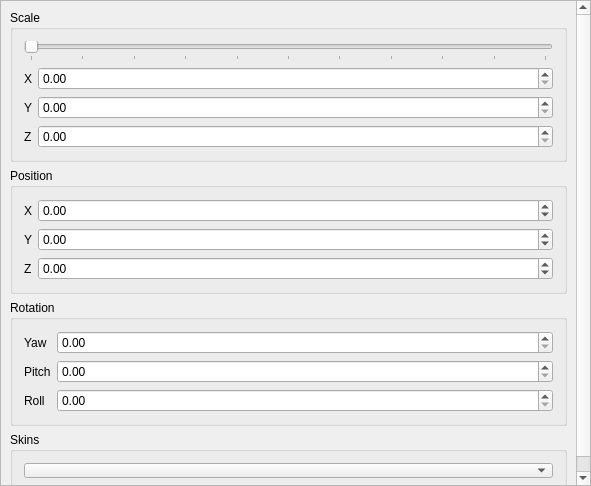
<?xml version="1.0" encoding="UTF-8"?>
<ui version="4.0">
 <class>ModelControlClass</class>
 <widget class="QWidget" name="ModelControlClass">
  <property name="geometry">
   <rect>
    <x>0</x>
    <y>0</y>
    <width>591</width>
    <height>486</height>
   </rect>
  </property>
  <property name="windowTitle">
   <string>ModelControl</string>
  </property>
  <layout class="QVBoxLayout" name="verticalLayout_5">
   <property name="leftMargin">
    <number>0</number>
   </property>
   <property name="topMargin">
    <number>0</number>
   </property>
   <property name="rightMargin">
    <number>0</number>
   </property>
   <property name="bottomMargin">
    <number>0</number>
   </property>
   <item>
    <widget class="QScrollArea" name="scrollArea">
     <property name="widgetResizable">
      <bool>true</bool>
     </property>
     <widget class="QWidget" name="scrollAreaWidgetContents">
      <property name="geometry">
       <rect>
        <x>0</x>
        <y>0</y>
        <width>589</width>
        <height>484</height>
       </rect>
      </property>
      <layout class="QVBoxLayout" name="verticalLayout">
       <property name="leftMargin">
        <number>9</number>
       </property>
       <property name="topMargin">
        <number>9</number>
       </property>
       <property name="rightMargin">
        <number>9</number>
       </property>
       <property name="bottomMargin">
        <number>9</number>
       </property>
       <item>
        <widget class="QGroupBox" name="groupBoxScale">
         <property name="title">
          <string>Scale</string>
         </property>
         <layout class="QVBoxLayout" name="verticalLayout_4">
          <item>
           <widget class="QSlider" name="horizontalSliderScale">
            <property name="maximum">
             <number>100</number>
            </property>
            <property name="pageStep">
             <number>5</number>
            </property>
            <property name="orientation">
             <enum>Qt::Horizontal</enum>
            </property>
            <property name="tickPosition">
             <enum>QSlider::TicksBelow</enum>
            </property>
            <property name="tickInterval">
             <number>10</number>
            </property>
           </widget>
          </item>
          <item>
           <layout class="QFormLayout" name="formLayout_2">
            <item row="0" column="0">
             <widget class="QLabel" name="label_6">
              <property name="text">
               <string>X</string>
              </property>
             </widget>
            </item>
            <item row="0" column="1">
             <widget class="QDoubleSpinBox" name="doubleSpinBoxScaleX">
              <property name="maximum">
               <double>10.000000000000000</double>
              </property>
              <property name="singleStep">
               <double>0.100000000000000</double>
              </property>
             </widget>
            </item>
            <item row="1" column="0">
             <widget class="QLabel" name="label_4">
              <property name="text">
               <string>Y</string>
              </property>
             </widget>
            </item>
            <item row="1" column="1">
             <widget class="QDoubleSpinBox" name="doubleSpinBoxScaleY">
              <property name="maximum">
               <double>10.000000000000000</double>
              </property>
              <property name="singleStep">
               <double>0.100000000000000</double>
              </property>
             </widget>
            </item>
            <item row="2" column="0">
             <widget class="QLabel" name="zLabel">
              <property name="text">
               <string>Z</string>
              </property>
             </widget>
            </item>
            <item row="2" column="1">
             <widget class="QDoubleSpinBox" name="doubleSpinBoxScaleZ">
              <property name="maximum">
               <double>10.000000000000000</double>
              </property>
              <property name="singleStep">
               <double>0.100000000000000</double>
              </property>
             </widget>
            </item>
           </layout>
          </item>
         </layout>
        </widget>
       </item>
       <item>
        <widget class="QGroupBox" name="groupBoxPosition">
         <property name="title">
          <string>Position</string>
         </property>
         <layout class="QFormLayout" name="formLayout_3">
          <item row="0" column="0">
           <widget class="QLabel" name="label">
            <property name="text">
             <string>X</string>
            </property>
           </widget>
          </item>
          <item row="0" column="1">
           <widget class="QDoubleSpinBox" name="doubleSpinBoxPositionX">
            <property name="minimum">
             <double>-100.000000000000000</double>
            </property>
            <property name="maximum">
             <double>100.000000000000000</double>
            </property>
           </widget>
          </item>
          <item row="1" column="0">
           <widget class="QLabel" name="yLabel">
            <property name="text">
             <string>Y</string>
            </property>
           </widget>
          </item>
          <item row="1" column="1">
           <widget class="QDoubleSpinBox" name="doubleSpinBoxPositionY">
            <property name="minimum">
             <double>-100.000000000000000</double>
            </property>
            <property name="maximum">
             <double>100.000000000000000</double>
            </property>
           </widget>
          </item>
          <item row="2" column="0">
           <widget class="QLabel" name="zLabel_2">
            <property name="text">
             <string>Z</string>
            </property>
           </widget>
          </item>
          <item row="2" column="1">
           <widget class="QDoubleSpinBox" name="doubleSpinBoxPositionZ">
            <property name="minimum">
             <double>-100.000000000000000</double>
            </property>
            <property name="maximum">
             <double>100.000000000000000</double>
            </property>
           </widget>
          </item>
         </layout>
        </widget>
       </item>
       <item>
        <widget class="QGroupBox" name="groupBoxRotation">
         <property name="title">
          <string>Rotation</string>
         </property>
         <layout class="QFormLayout" name="formLayout">
          <item row="0" column="0">
           <widget class="QLabel" name="label_2">
            <property name="text">
             <string>Yaw</string>
            </property>
           </widget>
          </item>
          <item row="0" column="1">
           <widget class="QDoubleSpinBox" name="doubleSpinBoxYaw">
            <property name="maximum">
             <double>360.000000000000000</double>
            </property>
           </widget>
          </item>
          <item row="1" column="0">
           <widget class="QLabel" name="label_3">
            <property name="text">
             <string>Pitch</string>
            </property>
           </widget>
          </item>
          <item row="1" column="1">
           <widget class="QDoubleSpinBox" name="doubleSpinBoxPitch">
            <property name="maximum">
             <double>360.000000000000000</double>
            </property>
           </widget>
          </item>
          <item row="2" column="0">
           <widget class="QLabel" name="label_5">
            <property name="text">
             <string>Roll</string>
            </property>
           </widget>
          </item>
          <item row="2" column="1">
           <widget class="QDoubleSpinBox" name="doubleSpinBoxRoll">
            <property name="maximum">
             <double>360.000000000000000</double>
            </property>
           </widget>
          </item>
         </layout>
        </widget>
       </item>
       <item>
        <widget class="QGroupBox" name="groupBoxSkins">
         <property name="minimumSize">
          <size>
           <width>0</width>
           <height>60</height>
          </size>
         </property>
         <property name="title">
          <string>Skins</string>
         </property>
         <layout class="QVBoxLayout" name="verticalLayout_2">
          <item>
           <widget class="QComboBox" name="comboBoxSkinsPreset"/>
          </item>
         </layout>
        </widget>
       </item>
       <item>
        <spacer name="verticalSpacer">
         <property name="orientation">
          <enum>Qt::Vertical</enum>
         </property>
         <property name="sizeHint" stdset="0">
          <size>
           <width>20</width>
           <height>40</height>
          </size>
         </property>
        </spacer>
       </item>
      </layout>
     </widget>
    </widget>
   </item>
  </layout>
 </widget>
 <layoutdefault spacing="6" margin="11"/>
 <resources/>
 <connections/>
</ui>
